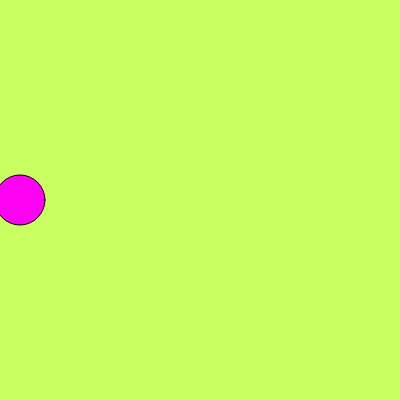
Frame 1 (no input)
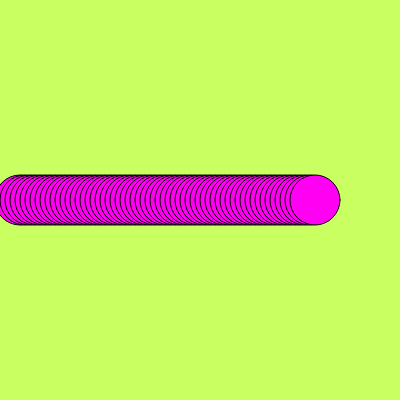
Frame 60 (no input)
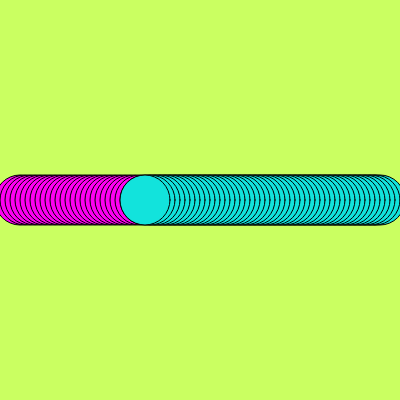
Frame 120 (the mouse pressed at the canvas centre since frame 60)

The p5.js sketch that drew these frames (run headless with seeded random() and noise() and a simulated clock; from frame 60 on, the mouse is pressed at the canvas centre):

// p5.js sketch
// ── sketch.js
// position of the ball
var x = 20;
// how far the ball moves every time
var speed = 5;

function setup() {
  createCanvas(400, 400);
  background(202, 255, 97);//we have a leftover trail because here, background is only drawn ONCE!
}

function draw() {
    if (x > 375){
        fill(18, 227, 220);
    }
    if (x < 25){
        fill(255, 0, 242);
    }
    
    ellipse(x, 200, 50, 50);
    
    if (x > 375) {
        speed = -5;
    }
    if (x < 25) {
        speed = 5;
    }

    // move the ball
    x = x + speed;
};
 
